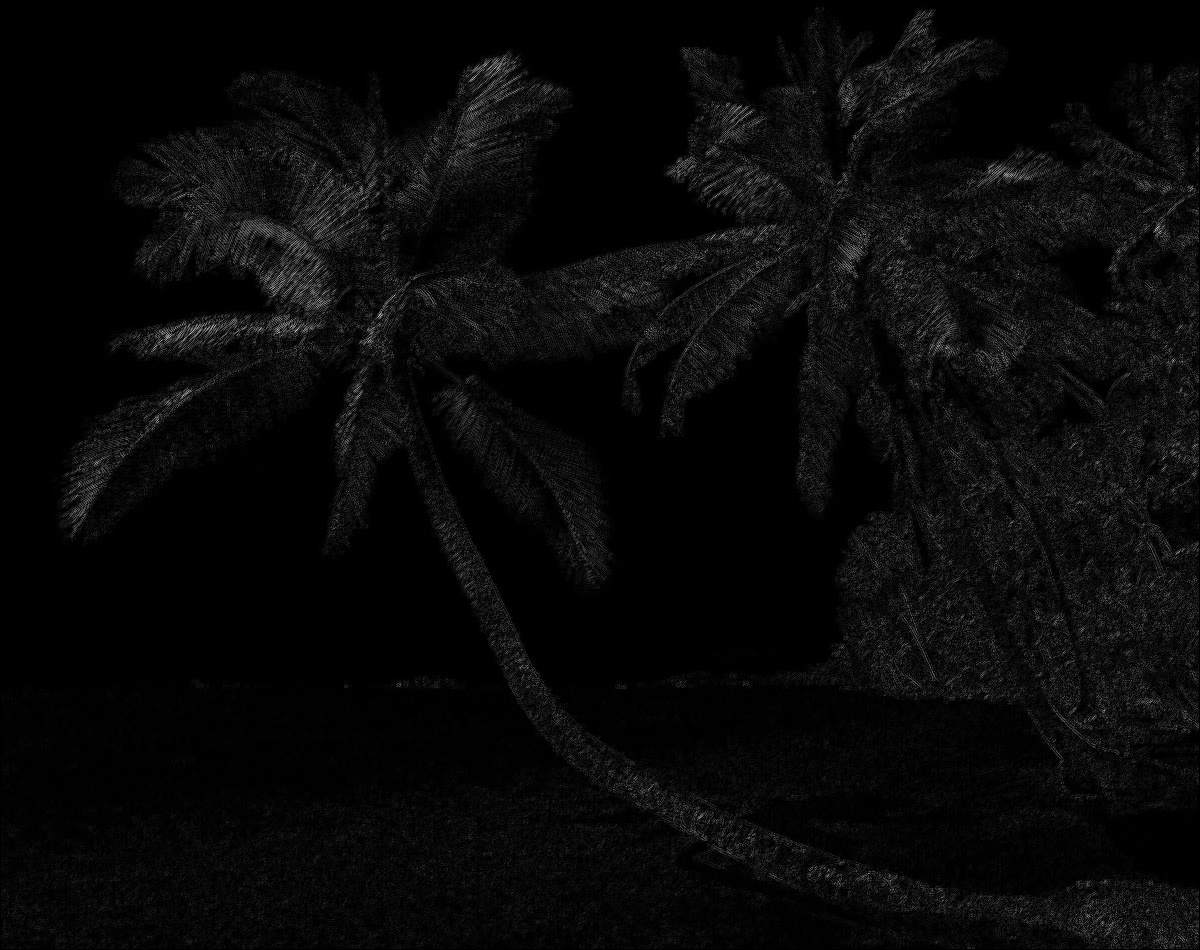

Write the Python code that produced this figure.
import cv2
import numpy as np
import matplotlib.pyplot as plt
import math

def line_kernal(pic,i,j,k):
    kernel = []
    kernel.append(np.array([[-1, -1, -1],
                       [2, 2, 2],
                       [-1, -1, -1]]))
    
    kernel.append(np.array([[2, -1, -1],
                       [-1, 2, -1],
                       [-1, -1, -1]]))
    
    kernel.append(np.array([[-1, 2, -1],
                       [-1, 2, -1],
                       [-1, 2, -1]]))
    
    kernel.append(np.array([[-1, -1, 2],
                       [-1, 2, -1],
                       [2, -1, -1]]))
    sub_img = pic[i - 1:i + 2, j - 1:j + 2]

    Max = 0
    for i in range(4):
        result = kernel[i] * sub_img
        result = abs(np.sum(result)) * k
        if Max < result:
            Max = result
        
    return round(result)
    

img_cv   = cv2.imread('1.webp')
print("img_cv:",img_cv.shape) 

gray=cv2.cvtColor(img_cv,cv2.COLOR_BGR2GRAY)
print("gray:",gray.shape)


img_laplacian_sharpening = np.zeros((len(gray),len(gray[0])),dtype='uint8')
for i in range(1,len(gray)-1):
    for ii in range(1,len(gray[0])-1):
        img_laplacian_sharpening[i][ii] = line_kernal(gray,i,ii,0.3)
        
cv2.imwrite('line_detection.jpg',img_laplacian_sharpening)
